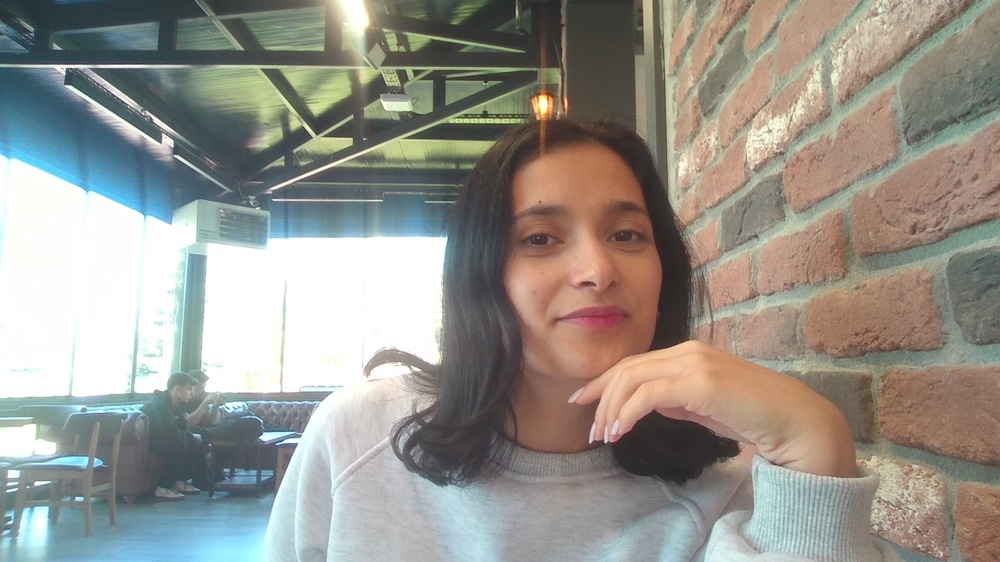
#> input picture python_opencv_project/temel_işlemler/newresim.jpg, 1000 x 562 px, shrunk from 1920 x 1080 before the run
$ python renk_uzayi.py
#> lines starting #> are read from the running program, lines starting #| are printed output that depends on the picture
import cv2
import numpy as np

img=cv2.imread("newresim.jpg")
#> img is the input picture: shape (562, 1000, 3); mean B, G, R 140.1, 147.5, 150.1
img_rgb=cv2.cvtColor(img,cv2.COLOR_BGR2RGB)#Resmi 3 farklı renk uzayına dönüştürüp görüntüledik
img_hsv=cv2.cvtColor(img,cv2.COLOR_BGR2HSV)
#> img_hsv: shape (562, 1000, 3); mean H, S, V 50.2, 48.5, 160.3
img_gray=cv2.cvtColor(img,cv2.COLOR_BGR2GRAY)
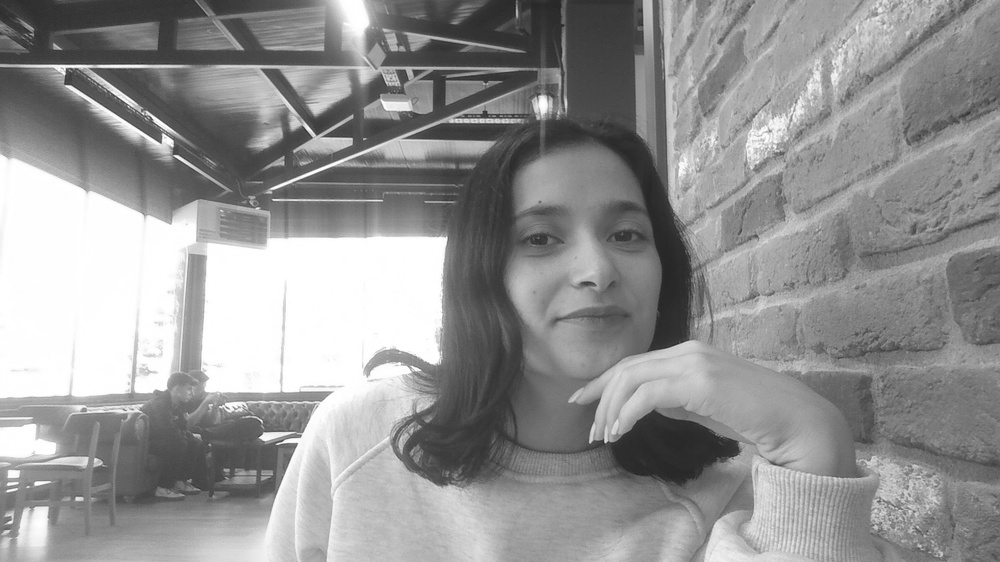
#> img_gray: shape (562, 1000); min 31, max 255, mean 147.4

cv2.imshow("resim",img)
cv2.imshow("resim1",img_rgb)
cv2.imshow("resim2",img_hsv)
cv2.imshow("resim3",img_gray)
cv2.waitKey(0)
cv2.destroyAllWindows()
